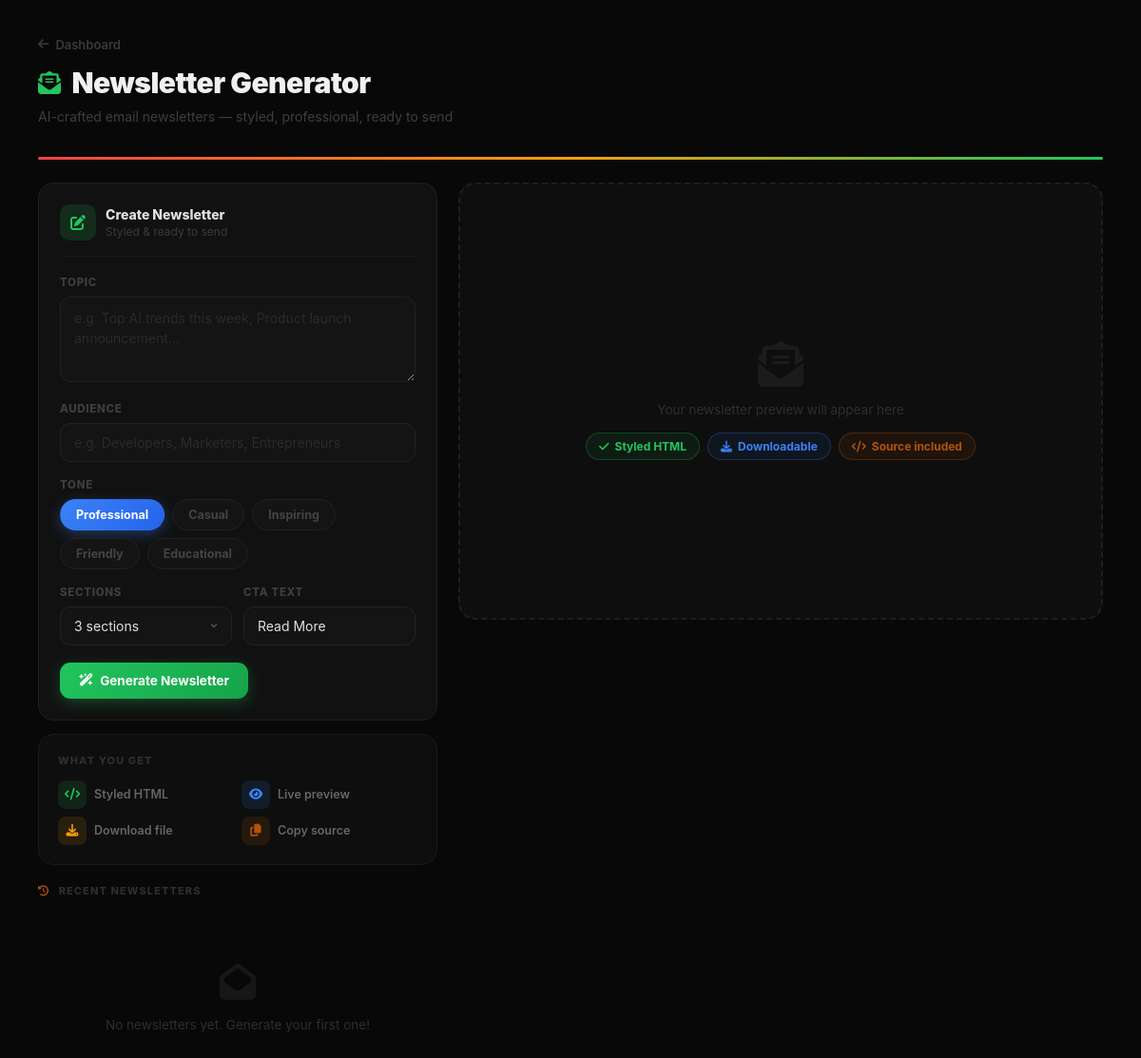
Before: /emailnewsgen/ with the older database file.
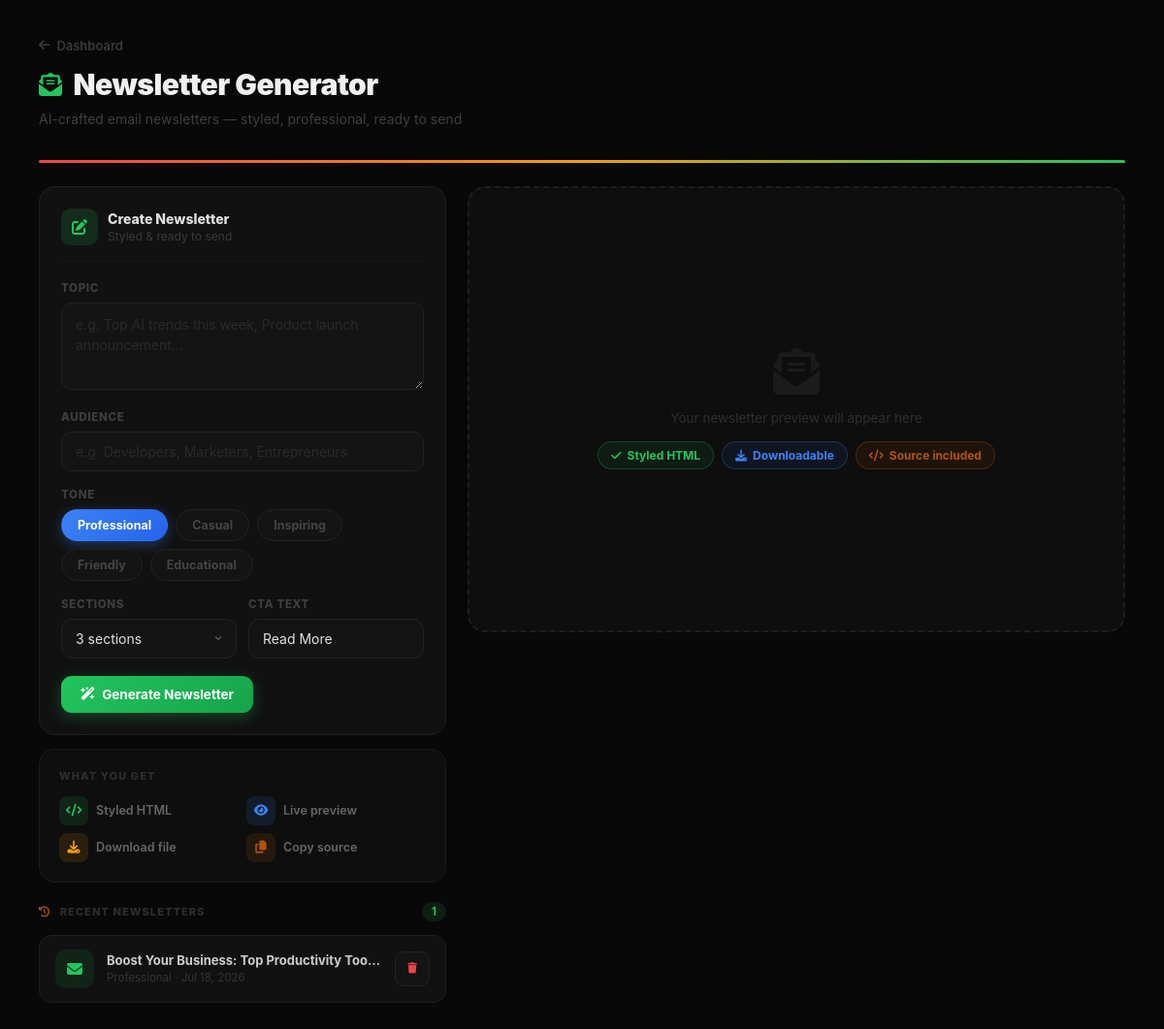
After: the same page with the newer database file.
### models.py (models this page shows)
class Newsletter(db.Model):
    __tablename__ = "newsletters"
    id           = db.Column(db.Integer, primary_key=True)
    subject      = db.Column(db.String(500))
    topic        = db.Column(db.Text)
    audience     = db.Column(db.String(200))
    tone         = db.Column(db.String(100))
    content_html = db.Column(db.Text)
    created_at   = db.Column(db.DateTime, default=datetime.utcnow)

### apps/emailnewsgen/__init__.py (the view)
@emailnewsgen_bp.route("/")
def index():
    newsletters = Newsletter.query.order_by(Newsletter.created_at.desc()).limit(20).all()
    return render_template("emailnewsgen/index.html", newsletters=newsletters)

### templates/emailnewsgen/index.html (shortened to what this page needs)
{% extends "base.html" %}
{% block content %}
<div class="page-header anim-up">
  <a class="back-link" href="/"><i class="fas fa-arrow-left"></i> Dashboard</a>
  <h1><i class="fas fa-envelope-open-text"></i> Newsletter Generator</h1>
  <p class="subtitle">AI-crafted email newsletters — styled, professional, ready to send</p>
</div>
<div class="color-bar"></div>
<div class="split-lg">
  <div class="sticky-col">
    <div class="card card-glow anim-up d1">
      <div class="form-card-header">
        <div class="form-card-icon"><i class="fas fa-pen-to-square"></i></div>
        <div>
          <div style="font-size:14px;font-weight:800;color:#e0e0e0;">Create Newsletter</div>
          <div style="font-size:12px;color:#3a3a3a;margin-top:2px;">Styled &amp; ready to send</div>
        </div>
      </div>
      <div class="form-group">
        <label class="form-label">Topic</label>
        <textarea class="textarea" id="topic" rows="3"
          placeholder="e.g. Top AI trends this week, Product launch announcement…"></textarea>
      </div>
      <div class="form-group">
        <label class="form-label">Audience</label>
        <input class="input" id="audience" placeholder="e.g. Developers, Marketers, Entrepreneurs">
      </div>
      <div class="form-group">
        <label class="form-label">Tone</label>
        <div class="tone-pills" id="tonePills">
          <div class="tone-pill selected" data-tone="Professional" onclick="selectTone(this)">Professional</div>
          <div class="tone-pill" data-tone="Casual"       onclick="selectTone(this)">Casual</div>
          <div class="tone-pill" data-tone="Inspiring"    onclick="selectTone(this)">Inspiring</div>
          <div class="tone-pill" data-tone="Friendly"     onclick="selectTone(this)">Friendly</div>
          <div class="tone-pill" data-tone="Educational"  onclick="selectTone(this)">Educational</div>
        </div>
      </div>
      <div class="input-row">
        <div class="form-group mb-0">
          <label class="form-label">Sections</label>
          <select class="select" id="num_sections">
            <option value="3" selected>3 sections</option>
          </select>
        </div>
        <div class="form-group mb-0">
          <label class="form-label">CTA Text</label>
          <input class="input" id="cta_text" placeholder="Read More" value="Read More">
        </div>
      </div>
      <button class="btn btn-success" id="genBtn" onclick="generate()" style="margin-top:18px;">
        <i class="fas fa-wand-magic-sparkles"></i> Generate Newsletter
      </button>
    </div>
    <div class="card-flat anim-up d3" style="margin-top:0;">
      <p class="section-label" style="margin-top:0;">What you get</p>
      <div style="display:grid;grid-template-columns:1fr 1fr;gap:8px;">
        <div style="display:flex;align-items:center;gap:8px;">
          <div class="feat-icon feat-icon-green" style="width:30px;height:30px;font-size:13px;border-radius:8px;flex-shrink:0;"><i class="fas fa-code"></i></div>
          <span style="font-size:12.5px;color:#666;font-weight:600;">Styled HTML</span>
        </div>
        <div style="display:flex;align-items:center;gap:8px;">
          <div class="feat-icon feat-icon-blue" style="width:30px;height:30px;font-size:13px;border-radius:8px;flex-shrink:0;"><i class="fas fa-eye"></i></div>
          <span style="font-size:12.5px;color:#666;font-weight:600;">Live preview</span>
        </div>
        <div style="display:flex;align-items:center;gap:8px;">
          <div class="feat-icon feat-icon-yellow" style="width:30px;height:30px;font-size:13px;border-radius:8px;flex-shrink:0;"><i class="fas fa-download"></i></div>
          <span style="font-size:12.5px;color:#666;font-weight:600;">Download file</span>
        </div>
        <div style="display:flex;align-items:center;gap:8px;">
          <div class="feat-icon feat-icon-brown" style="width:30px;height:30px;font-size:13px;border-radius:8px;flex-shrink:0;"><i class="fas fa-copy"></i></div>
          <span style="font-size:12.5px;color:#666;font-weight:600;">Copy source</span>
        </div>
      </div>
    </div>
    <div style="margin-top:20px;">
      <div class="flex items-center justify-between" style="margin-bottom:14px;">
        <p class="section-label" style="margin:0;">
          <i class="fas fa-clock-rotate-left" style="color:var(--brown);margin-right:6px;"></i>
          Recent Newsletters
        </p>
        {% if newsletters %}
        <span class="badge badge-green">{{ newsletters|length }}</span>
        {% endif %}
      </div>
      <div id="historyList">
        {% if newsletters %}
          {% for nl in newsletters %}
          <div class="nl-history-item" id="nl-{{ nl.id }}">
            <div class="history-icon" style="background:rgba(34,197,94,.1);color:var(--green);">
              <i class="fas fa-envelope"></i>
            </div>
            <div class="history-meta" onclick="downloadNl({{ nl.id }})" style="cursor:pointer;">
              <div class="title">{{ nl.subject }}</div>
              <div class="sub">{{ nl.tone }} &middot; {{ nl.created_at.strftime('%b %d, %Y') }}</div>
            </div>
            <button class="btn btn-icon" onclick="deleteNl({{ nl.id }})" title="Delete">
              <i class="fas fa-trash" style="font-size:11px;color:var(--red);"></i>
            </button>
          </div>
          {% endfor %}
        {% else %}
          <div class="empty-state" id="emptyState">
            <div class="icon"><i class="fas fa-envelope-open"></i></div>
            <p>No newsletters yet. Generate your first one!</p>
          </div>
        {% endif %}
      </div>
    </div>
  </div>
  <div class="anim-up d2">
    <div id="previewPlaceholder" class="preview-placeholder">
      <i class="fas fa-envelope-open-text ph-icon"></i>
      <p>Your newsletter preview will appear here</p>
      <div style="display:flex;gap:8px;flex-wrap:wrap;justify-content:center;">
        <span class="chip chip-green"><i class="fas fa-check"></i> Styled HTML</span>
        <span class="chip chip-blue"><i class="fas fa-download"></i> Downloadable</span>
        <span class="chip chip-brown"><i class="fas fa-code"></i> Source included</span>
      </div>
    </div>
  </div>
</div>
{% endblock %}

### templates/base.html (shortened to what this page needs)
<!DOCTYPE html>
<html lang="en">
<head>
  <link rel="stylesheet" href="/static/css/mobile.css">
  <link rel="stylesheet" href="https://cdnjs.cloudflare.com/ajax/libs/font-awesome/6.5.0/css/all.min.css">
</head>
<body>
<div class="page-wrap">
  {% block content %}{% endblock %}
</div>
</body>
</html>

### templates/emailnewsgen/index.html (style rules this page uses)
.preview-placeholder { min-height: 460px; display: flex; flex-direction: column; align-items: center; justify-content: center; gap: 16px; border: 2px dashed #1e1e1e; border-radius: 18px; background: #0e0e0e; transition: border-color .3s; }
.preview-placeholder .ph-icon { font-size: 48px; opacity: .07; animation: float 3s ease-in-out infinite; }
.preview-placeholder p { color: #2e2e2e; font-size: 13.5px; }
.tone-pills { display: flex; flex-wrap: wrap; gap: 8px; margin-top: 8px; }
.tone-pill { padding: 8px 16px; border-radius: 20px; font-size: 12.5px; font-weight: 700; border: 1.5px solid #222; background: #141414; color: #444; cursor: pointer; transition: all .18s; user-select: none; }
.tone-pill.selected { color: #fff; border-color: transparent; }
.tone-pill[data-tone="Professional"].selected { background: linear-gradient(135deg,var(--blue),var(--blue-dark)); box-shadow: 0 4px 14px rgba(59,130,246,.35); }
.nl-history-item { display: flex; align-items: center; gap: 13px; background: #111; border: 1px solid #1e1e1e; border-radius: 13px; padding: 14px 16px; margin-bottom: 8px; transition: border-color .2s, background .2s, transform .2s; position: relative; overflow: hidden; }
.nl-history-item::before { content: ''; position: absolute; left: 0; top: 0; bottom: 0; width: 3px; background: linear-gradient(180deg, var(--green), var(--blue)); opacity: 0; transition: opacity .2s; }
.form-card-header { display: flex; align-items: center; gap: 10px; margin-bottom: 20px; padding-bottom: 16px; border-bottom: 1px solid #1a1a1a; }
.form-card-icon { width: 38px; height: 38px; border-radius: 10px; background: rgba(34,197,94,.15); color: var(--green); display: flex; align-items: center; justify-content: center; font-size: 16px; flex-shrink: 0; }

Changed rows visible on the page:
added Newsletter: subject "Boost Your Business: Top Productivity Too…", tone "Professional", created_at "Jul 18, 2026"
Other visible differences:
{{ newsletters|length }}: (not shown) → "1"
text no longer shown: "No newsletters yet. Generate your first one!"
